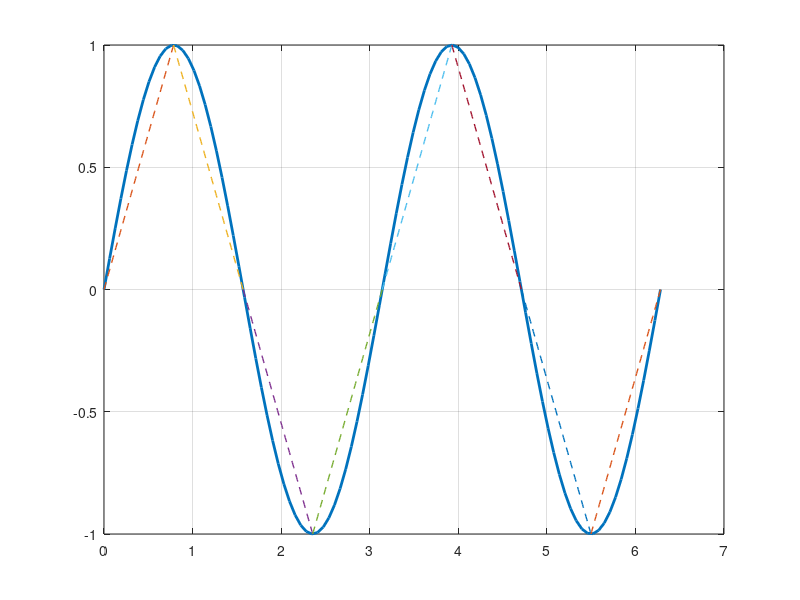

Here is the MATLAB script that generated this plot:
x = linspace(0,2*pi,100);
f = @(x) sin(2*x);

% plot grafic functie
plot(x, f(x), 'LineWidth', 2);
hold on;

num_intervals = 8;
nodes = linspace(0, 2*pi, num_intervals + 1);
f_values = f(nodes);

% plot linear spline  
for i = 1:num_intervals
    % define interval [xi, xi+1]
    xi = nodes(i);
    xi1 = nodes(i+1);
   
    linear_spline = @(x)f_values(i)+((f_values(i+1)-f_values(i))/(xi1-xi))*(x-xi);
    valori_x_interval = linspace(xi, xi1, 100);
    % plot pt linear spline corespunzator
    plot(valori_x_interval, linear_spline(valori_x_interval), '--', 'LineWidth', 1);
end

grid on;
